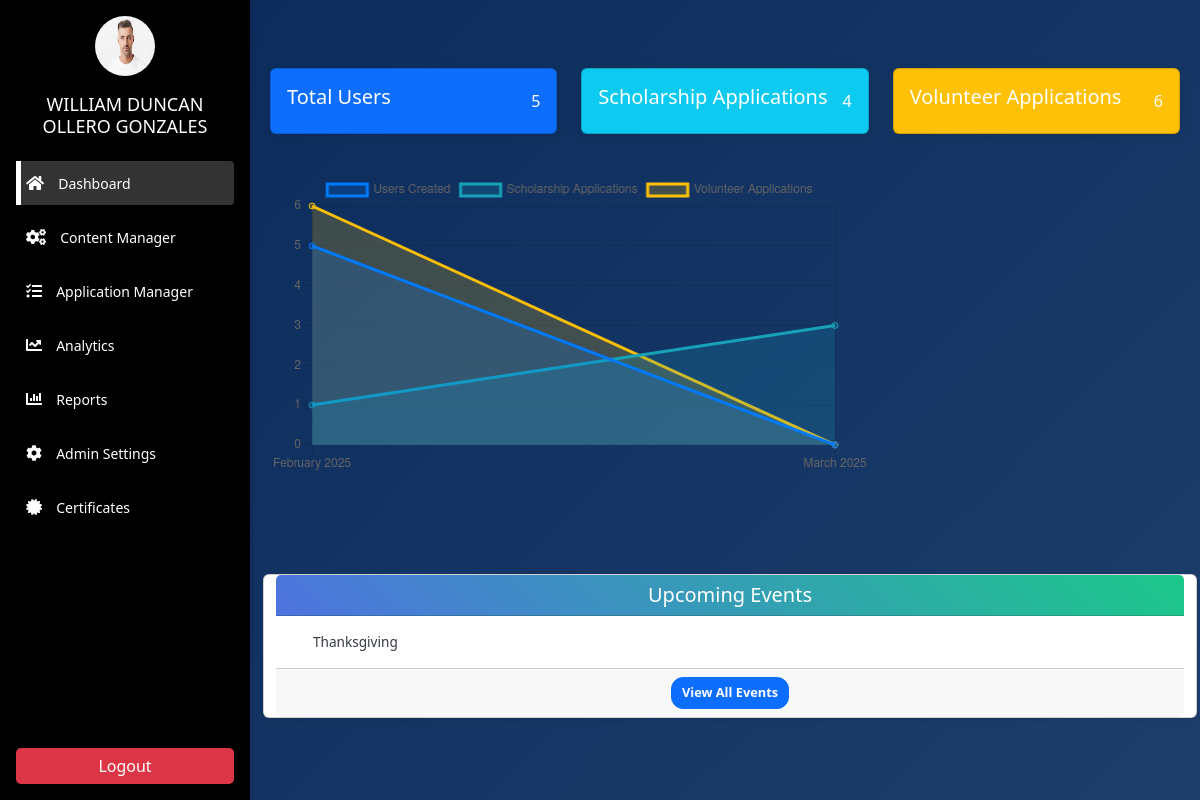
The page /Frontend/admin dashboard/admin_dashboard.php (signed in) on the database its author committed.
### tables this page shows
CREATE TABLE `user` (
  `id` int(255) NOT NULL,
  `first_name` varchar(255) NOT NULL,
  `middle_name` varchar(255) NOT NULL,
  `last_name` varchar(255) NOT NULL,
  `birthday` date NOT NULL,
  `gender` varchar(20) NOT NULL,
  `email` varchar(255) NOT NULL,
  `house_number` varchar(255) NOT NULL,
  `street` varchar(255) NOT NULL,
  `barangay` varchar(255) NOT NULL,
  `district` varchar(255) NOT NULL,
  `city` varchar(255) NOT NULL,
  `region` varchar(255) NOT NULL,
  `postal_code` varchar(255) NOT NULL,
  `country` varchar(255) DEFAULT 'Philippines',
  `password` varchar(100) NOT NULL,
  `created_at` timestamp NOT NULL DEFAULT current_timestamp() ON UPDATE current_timestamp(),
  `otp` varchar(6) NOT NULL,
  `is_verified` tinyint(1) NOT NULL,
  `otp_expiry` datetime NOT NULL,
  `reset_token` varchar(255) DEFAULT NULL,
  `reset_expiry` datetime DEFAULT NULL,
  `role` varchar(255) NOT NULL DEFAULT 'user',
  `profile_picture` varchar(255) DEFAULT NULL,
  `phone` varchar(12) NOT NULL
);

CREATE TABLE `events` (
  `id` int(11) NOT NULL,
  `title` varchar(255) NOT NULL,
  `image` varchar(255) NOT NULL,
  `event_time` datetime NOT NULL,
  `organizer` varchar(255) NOT NULL,
  `description` text NOT NULL,
  `created_at` timestamp NOT NULL DEFAULT current_timestamp()
);

### Frontend/admin dashboard/admin_dashboard.php (the view, shortened to what this page needs)
<?php
require_once '../../Backend/connection.php';
$userData = [];
$applicationData = [];
$volunteerData = [];
$dates = [];
$queryUsers = "SELECT MONTH(created_at) AS month, YEAR(created_at) AS year, COUNT(*) AS count FROM user GROUP BY YEAR(created_at), MONTH(created_at) ORDER BY YEAR(created_at), MONTH(created_at)";
$resultUsers = $conn->query($queryUsers);
while ($row = $resultUsers->fetch_assoc()) {
    $monthNames = ["January", "February", "March", "April", "May", "June", "July", "August", "September", "October", "November", "December"];
    $date = $monthNames[$row['month'] - 1] . ' ' . $row['year'];
    $dates[] = $date;
    $userData[$date] = (int)$row['count'];
}
$queryApplications = "SELECT MONTH(applied_at) AS month, YEAR(applied_at) AS year, COUNT(*) AS count FROM applications GROUP BY YEAR(applied_at), MONTH(applied_at) ORDER BY YEAR(applied_at), MONTH(applied_at)";
$resultApplications = $conn->query($queryApplications);
while ($row = $resultApplications->fetch_assoc()) {
    $monthNames = ["January", "February", "March", "April", "May", "June", "July", "August", "September", "October", "November", "December"];
    $date = $monthNames[$row['month'] - 1] . ' ' . $row['year'];
    if (!in_array($date, $dates)) {
        $dates[] = $date;
    }
    $applicationData[$date] = (int)$row['count'];
}
$queryVolunteerApplications = "SELECT MONTH(application_date) AS month, YEAR(application_date) AS year, COUNT(*) AS count FROM volunteer_application GROUP BY YEAR(application_date), MONTH(application_date) ORDER BY YEAR(application_date), MONTH(application_date)";
$resultVolunteerApplications = $conn->query($queryVolunteerApplications);
while ($row = $resultVolunteerApplications->fetch_assoc()) {
    $monthNames = ["January", "February", "March", "April", "May", "June", "July", "August", "September", "October", "November", "December"];
    $date = $monthNames[$row['month'] - 1] . ' ' . $row['year'];
    $volunteerData[$date] = (int)$row['count'];
}
$queryEvents = "SELECT title FROM events";
$resultEvents = $conn->query($queryEvents);
while ($row = $resultEvents->fetch_assoc()) {
    echo "<li>" . htmlspecialchars($row['title']) . "</li>";
}
sort($dates);
foreach ($dates as $date) {
    $userData[$date] = $userData[$date] ?? 0;
    $applicationData[$date] = $applicationData[$date] ?? 0;
    $volunteerData[$date] = $volunteerData[$date] ?? 0;
}
?>
<!DOCTYPE html>
<html lang="en">
<head>
    <link href="https://cdn.jsdelivr.net/npm/bootstrap@5.3.0/dist/css/bootstrap.min.css" rel="stylesheet">
    <link rel="stylesheet" href="../CSS/admin css/dashboard.css">
    <link rel="stylesheet" href="https://cdnjs.cloudflare.com/ajax/libs/font-awesome/5.15.4/css/all.min.css">
</head>
<body>
<?php include 'admin_sidebar.php'; ?>
<div class="content" style="margin-left: 250px; padding: 20px;">
    <div class="row mt-4">
        <div class="col-md-4">
            <div class="card bg-primary text-white mb-3">
                <div class="card-body">
                    <h5 class="card-title">Total Users</h5>
                    <p class="card-text"><?php echo array_sum($userData); ?></p>
                </div>
            </div>
        </div>
        <div class="col-md-4">
            <div class="card bg-info text-white mb-3">
                <div class="card-body">
                    <h5 class="card-title">Scholarship Applications</h5>
                    <p class="card-text"><?php echo array_sum($applicationData); ?></p>
                </div>
            </div>
        </div>
        <div class="col-md-4">
            <div class="card bg-warning text-white mb-3">
                <div class="card-body">
                    <h5 class="card-title">Volunteer Applications</h5>
                    <p class="card-text"><?php echo array_sum($volunteerData); ?></p>
                </div>
            </div>
        </div>
    </div>
    <div class="row mt-4">
        <div class="col-md-8">
            <div class="chart-container">
                <canvas id="dataChart"></canvas>
            </div>
        </div>
<div class="card event-card shadow-sm">
    <div class="card-header bg-gradient-primary text-white text-center">
        <h5 class="mb-0">Upcoming Events</h5>
    </div>
    <div class="card-body p-2">
        <ul class="list-group list-group-flush">
            <?php
            $queryEvents = "SELECT title FROM events ORDER BY event_time ASC";
            $resultEvents = $conn->query($queryEvents);
            if ($resultEvents->num_rows > 0) {
                while ($event = $resultEvents->fetch_assoc()) {
                    echo "<li class='list-group-item d-flex align-items-center'>
                            <i class='bi bi-calendar2-event-fill text-primary me-2'></i>
                            <span class='event-title'>" . htmlspecialchars($event['title']) . "</span>
                          </li>";
                }
            } else {
                echo "<li class='list-group-item text-center text-muted'>No upcoming events</li>";
            }
            ?>
        </ul>
    </div>
    <div class="card-footer text-center p-2">
        <a href="events.php" class="btn btn-primary btn-sm">
            View All Events
        </a>
    </div>
</div>
    </div>
</div>
<script>
    var ctx = document.getElementById('dataChart').getContext('2d');
    var dataChart = new Chart(ctx, {
        type: 'line',
        data: {
            labels: <?php echo json_encode($dates); ?>,
            datasets: [{
                label: 'Users Created',
                data: <?php echo json_encode(array_values($userData)); ?>,
                borderColor: 'rgba(0, 123, 255, 1)',
                backgroundColor: 'rgba(0, 123, 255, 0.2)',
                fill: true
            }, {
                label: 'Scholarship Applications',
                data: <?php echo json_encode(array_values($applicationData)); ?>,
                borderColor: 'rgba(23, 162, 184, 1)',
                backgroundColor: 'rgba(23, 162, 184, 0.2)',
                fill: true
            }, {
                label: 'Volunteer Applications',
                data: <?php echo json_encode(array_values($volunteerData)); ?>,
                borderColor: 'rgba(255, 193, 7, 1)',
                backgroundColor: 'rgba(255, 193, 7, 0.2)',
                fill: true
            }]
        },
        options: {
            responsive: true,
            scales: {
                x: {
                    type: 'category',
                    beginAtZero: true
                },
                y: {
                    beginAtZero: true
                }
            },
            plugins: {
                legend: {
                    display: true,
                    position: 'top'
                }
            }
        }
    });
</script>
</body>
</html>

### Frontend/admin dashboard/admin_sidebar.php (shortened to what this page needs)
<?php
require_once '../../Backend/connection.php';
$email = $_SESSION['email'];
$query = "SELECT first_name, middle_name, last_name, profile_picture, role FROM user WHERE email = ?";
$stmt = $conn->prepare($query);
$stmt->bind_param('s', $email);
$stmt->execute();
$stmt->bind_result($first_name, $middle_name, $last_name, $profile_picture, $role);
$adminName = trim("$first_name $middle_name $last_name");
$profilePic = !empty($profile_picture) ? "/Frontend/admin dashboard/uploads/profile_pics/" . $profile_picture : "/Frontend/assets/default-profile.png";
$current_page = basename($_SERVER['PHP_SELF']);
$navLinks = [
    ['href' => 'admin_dashboard.php', 'icon' => 'fas fa-home', 'text' => 'Dashboard'],
    ['href' => 'admin_users.php', 'icon' => 'fas fa-users', 'text' => 'Users', 'role' => 'superadmin'],
    ['href' => '#', 'icon' => 'fas fa-cogs', 'text' => 'Content Manager', 'dropdown' => [
        ['href' => 'admin_events.php', 'icon' => 'fas fa-calendar', 'text' => 'Events'],
        ['href' => 'admin_works.php', 'icon' => 'fas fa-briefcase', 'text' => 'Works'],
        ['href' => 'admin_courses.php', 'icon' => 'fas fa-book', 'text' => 'Courses'],
        ['href' => 'admin_announcements.php', 'icon' => 'fas fa-bullhorn', 'text' => 'Announcements'],
        ['href' => 'featured_card.php', 'icon' => 'fas fa-star', 'text' => 'Featured Cards'],
    ]],
    ['href' => '#', 'icon' => 'fas fa-tasks', 'text' => 'Application Manager', 'dropdown' => [
        ['href' => 'admin_scholarship.php', 'icon' => 'fas fa-graduation-cap', 'text' => 'Scholarship'],
        ['href' => 'admin_volunteer.php', 'icon' => 'fas fa-handshake', 'text' => 'Volunteer'],
    ]],
    ['href' => 'admin_analytics.php', 'icon' => 'fas fa-chart-line', 'text' => 'Analytics'],
    ['href' => 'reports.php', 'icon' => 'fas fa-chart-bar', 'text' => 'Reports'],
    ['href' => 'admin_settings.php', 'icon' => 'fas fa-cog', 'text' => 'Admin Settings'],
    ['href' => '#', 'icon' => 'fas fa-certificate', 'text' => 'Certificates', 'dropdown' => [
        ['href' => 'admin_certificates.php?type=scholarship', 'icon' => 'fas fa-graduation-cap', 'text' => 'Scholarship'],
        ['href' => 'admin_certificates.php?type=training', 'icon' => 'fas fa-chalkboard-teacher', 'text' => 'Training'],
        ['href' => 'admin_certificates.php?type=event', 'icon' => 'fas fa-calendar-check', 'text' => 'Event'],
    ]],
];
?>
<link rel="stylesheet" href="../CSS/admin_css/admin_sidebar.css">
<link href="https://cdn.jsdelivr.net/npm/bootstrap@5.3.0/dist/css/bootstrap.min.css" rel="stylesheet">
<div class="sidebar p-3 d-flex flex-column">
    <div class="text-center mb-3">
        <img src="<?php echo htmlspecialchars($profilePic); ?>" alt="Profile" class="mb-2 rounded-circle" style="width: 60px; height: 60px;">
        <h5><?php echo htmlspecialchars($adminName); ?></h5>
    </div>
    <ul class="nav flex-column flex-grow-1">
        <?php foreach ($navLinks as $link): ?>
            <?php if (!isset($link['role']) || $link['role'] == $role): ?>
                <?php if (isset($link['dropdown'])): ?>
                    <li class="nav-item">
                        <a class="nav-link small" href="#" data-bs-toggle="collapse" data-bs-target="#collapse<?php echo str_replace(' ', '', $link['text']); ?>">
                            <i class="<?php echo htmlspecialchars($link['icon']); ?>"></i> <span class="nav-text"><?php echo htmlspecialchars($link['text']); ?></span>
                        </a>
                    </li>
                <?php else: ?>
                    <li class="nav-item">
                        <a class="nav-link small <?php echo ($current_page == $link['href']) ? 'active' : ''; ?>" href="<?php echo htmlspecialchars($link['href']); ?>">
                            <i class="<?php echo htmlspecialchars($link['icon']); ?>"></i> <span class="nav-text"><?php echo htmlspecialchars($link['text']); ?></span>
                        </a>
                    </li>
                <?php endif; ?>
            <?php endif; ?>
        <?php endforeach; ?>
    </ul>
    <button class="btn btn-danger mt-auto w-100" data-bs-toggle="modal" data-bs-target="#logoutModal">Logout</button>
</div>

### Frontend/CSS/admin css/dashboard.css (style rules this page uses)
body { font-family: Arial, sans-serif; background: linear-gradient(135deg, #0a2a5b, #1d3d6b); color: white; }
.sidebar { background: #1b2a46; height: 100vh; width: 250px; position: fixed; top: 0; left: 0; color: white; padding-top: 20px; display: flex; flex-direction: column; box-shadow: 2px 0 5px rgba(0, 0, 0, 0.1); }
.sidebar .nav { flex-grow: 1; }
.sidebar img { width: 60px; border-radius: 50%; }
.sidebar .nav-link { color: white !important; }
.sidebar .btn { margin-top: auto; border-radius: 5px; background-color: #dc3545; border-color: #c82333; }
.card { border-radius: 10px; box-shadow: 0 2px 10px rgba(0, 0, 0, 0.1); }
.card-body { display: flex; justify-content: space-between; align-items: center; }
.chart-container { width: 100%; height: 300px; }
.btn-primary, .btn-danger { border-radius: 5px; }
.btn-primary { background-color: #0066cc; border-color: #005bb5; }
.btn-danger { background-color: #dc3545; border-color: #c82333; }
.event-card { height: 300px; width: 520px; border-radius: 8px; background-color: #f8f9fa; overflow: hidden; display: inline-block; margin: 5px; box-shadow: 0 2px 4px rgba(0, 0, 0, 0.1); transition: box-shadow 0.3s; }
.event-card .card-header { font-size: 1.2rem; font-weight: 600; background: linear-gradient(45deg, #4e73df, #1cc88a); padding: 8px 12px; }
.list-group-item { font-size: 0.85rem; padding: 8px 10px; border: none; display: flex; align-items: center; transition: background-color 0.2s ease; }
.event-title { font-weight: 500; color: #343a40; margin-left: 5px; }
.card-footer { padding: 8px 10px; }
.card-footer .btn { font-size: 0.8rem; font-weight: bold; padding: 5px 10px; border-radius: 12px; }

### Frontend/CSS/admin_css/admin_sidebar.css (style rules this page uses)
html, body { height: 100%; margin: 0; padding: 0; }
.sidebar { height: 100vh; background-color: #000; color: #fff; position: fixed; top: 0; left: 0; width: 250px; overflow-y: auto; transition: all 0.3s; }
.sidebar .text-center { margin-bottom: 20px; }
.sidebar .text-center img { width: 60px; height: 60px; border-radius: 50%; }
.sidebar .text-center h5 { margin-top: 10px; font-size: 18px; }
.sidebar .nav { flex-direction: column; }
.sidebar .nav-item { margin-bottom: 10px; }
.sidebar .nav-link { color: #fff; font-size: 16px; padding: 10px; border-radius: 4px; transition: color 0.3s, background-color 0.3s, transform 0.3s; }
.sidebar .nav-link.active { background-color: #333; color: #fff; position: relative; }
.sidebar .nav-link.active::before { content: ''; position: absolute; left: 0; top: 0; bottom: 0; width: 5px; background-color: #fff; }
.sidebar .nav-link i { margin-right: 10px; }
.sidebar .btn { margin-top: auto; border-radius: 5px; background-color: #dc3545; border-color: #c82333; }
.sidebar .btn-danger { background-color: #dc3545; border: none; transition: background-color 0.3s ease, transform 0.3s; }

### Frontend/admin dashboard/admin_dashboard.php (style rules this page uses)
.chart-container { width: 100%; height: 400px; }

### Frontend/admin dashboard/admin_sidebar.php (style rules this page uses)
.nav-text { font-size: 0.875rem; }

### rows shown on the page
user: profile_picture (picture), adminName "WILLIAM DUNCAN OLLERO GONZALES"
events: title "Thanksgiving"

### other values the page prints
$link['text'] "Dashboard"
$link['text'] "Content Manager"
$link['text'] "Application Manager"
$link['text'] "Analytics"
$link['text'] "Reports"
$link['text'] "Admin Settings"
$link['text'] "Certificates"
array_sum($userData) "5"
array_sum($applicationData) "4"
array_sum($volunteerData) "6"
chart data {{ json_encode(array_values($userData)) }} [5,0]
chart data {{ json_encode(array_values($applicationData)) }} [1,3]
chart data {{ json_encode(array_values($volunteerData)) }} [6,0]
